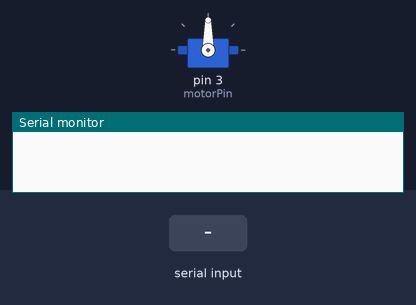
Bench run of a sketch on a simulated Arduino Uno, built with avr-gcc and run on an emulated ATmega328P. Shown: servo, the last lines printed to the serial monitor. The inputs (shaded band) are chosen by the test bench.

Above: at 1.2 s.
1.3 s: "90,45\n" received over Serial
At 2.3 s:
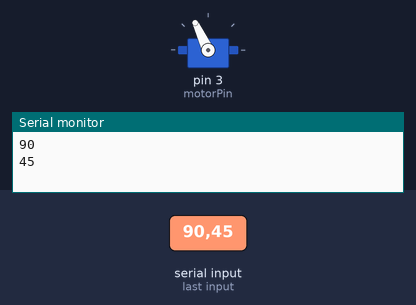
4.2 s: "30,150\n" received over Serial
At 5.3 s:
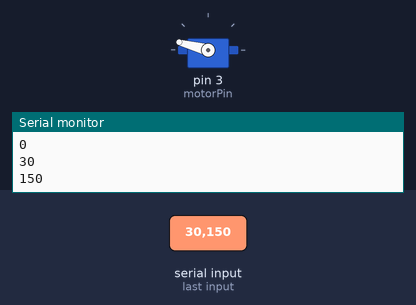
7.1 s: "200\n" received over Serial
At 7.8 s:
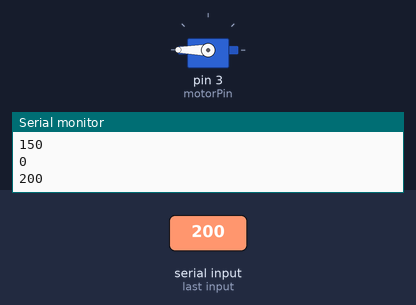
Timing chart, 0 to 10.1 s (numbered marks = the images above; inputs shaded):
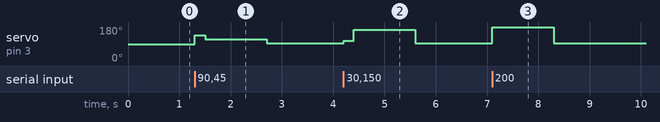

Measured:
- after the input at 1.3 s, servo on pin 3 (motorPin): 90° → 136° at once, → 115° 0.20 s later, → 93° 1.2 s later
- after the input at 4.2 s, servo on pin 3 (motorPin): 93° → 107° at once, → 165° 0.20 s later, → 93° 1.2 s later
- after the input at 7.1 s, servo on pin 3 (motorPin): 93° → 180° at once, → 93° 1.2 s later

The sketch:

vex-serial.ino
```cpp
#include <Servo.h>

/*
=============================================================================
=============================================================================
===                            IMPORTANT!!!!!!!!                           ==
=== AT THE BOTTOM OF SERIAL SETTINGS MAKE SURE "NO LINE ENDING IS SELECTED ==
=============================================================================
=============================================================================
 - Drew
*/


int motorPin = 3;
Servo vexMotor;

int motorControl (int value) {
  vexMotor.write(map(value,-100,100,1000,2000));
}

void setup() {
  pinMode(motorPin, OUTPUT);
  vexMotor.attach(motorPin);
  Serial.begin(9600);
  while (!Serial) {
  }

}


void loop() {
  while(Serial.available() > 0) {
    int num = Serial.parseInt();
    Serial.println(num);
    motorControl(num);
    delay(200);
  }

}
```
